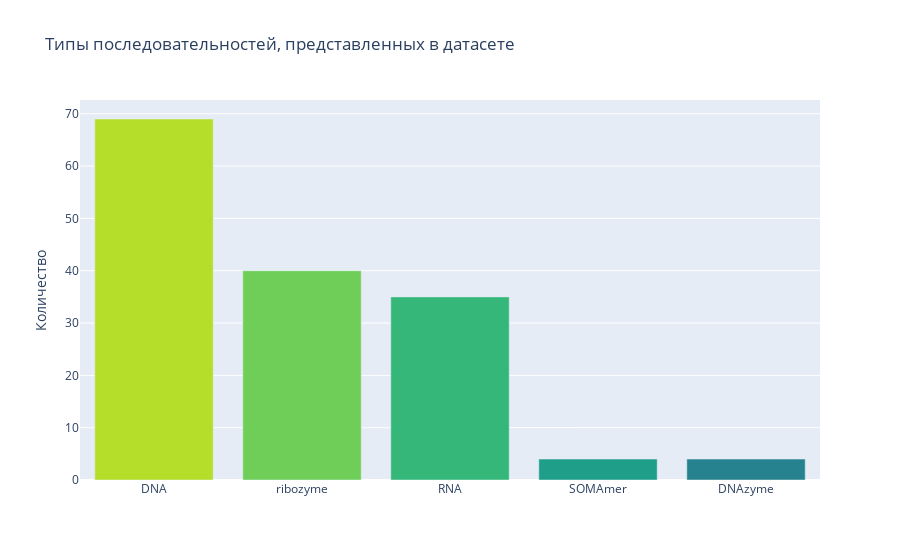

The notebook cell saved with this chart:
### Code cell
plot_bar(df, 'Type', "Типы последовательностей, представленных в датасете", colors)

### Figure 1 — Plotly figure (JSON) as saved in the notebook; plotly's stock layout.template omitted (floating-point values rounded to 4 significant figures)
{"data": [{"alignmentgroup": "True", "hovertemplate": "color=DNA<br>=%{x}<br>Количество=%{y}<extra></extra>", "legendgroup": "DNA", "marker": {"color": "#b5de2b", "pattern": {"shape": ""}}, "name": "DNA", "offsetgroup": "DNA", "orientation": "v", "showlegend": true, "textposition": "auto", "type": "bar", "x": ["DNA"], "xaxis": "x", "y": [69], "yaxis": "y"}, {"alignmentgroup": "True", "hovertemplate": "color=ribozyme<br>=%{x}<br>Количество=%{y}<extra></extra>", "legendgroup": "ribozyme", "marker": {"color": "#6ece58", "pattern": {"shape": ""}}, "name": "ribozyme", "offsetgroup": "ribozyme", "orientation": "v", "showlegend": true, "textposition": "auto", "type": "bar", "x": ["ribozyme"], "xaxis": "x", "y": [40], "yaxis": "y"}, {"alignmentgroup": "True", "hovertemplate": "color=RNA<br>=%{x}<br>Количество=%{y}<extra></extra>", "legendgroup": "RNA", "marker": {"color": "#35b779", "pattern": {"shape": ""}}, "name": "RNA", "offsetgroup": "RNA", "orientation": "v", "showlegend": true, "textposition": "auto", "type": "bar", "x": ["RNA"], "xaxis": "x", "y": [35], "yaxis": "y"}, {"alignmentgroup": "True", "hovertemplate": "color=SOMAmer<br>=%{x}<br>Количество=%{y}<extra></extra>", "legendgroup": "SOMAmer", "marker": {"color": "#1f9e89", "pattern": {"shape": ""}}, "name": "SOMAmer", "offsetgroup": "SOMAmer", "orientation": "v", "showlegend": true, "textposition": "auto", "type": "bar", "x": ["SOMAmer"], "xaxis": "x", "y": [4], "yaxis": "y"}, {"alignmentgroup": "True", "hovertemplate": "color=DNAzyme<br>=%{x}<br>Количество=%{y}<extra></extra>", "legendgroup": "DNAzyme", "marker": {"color": "#26828e", "pattern": {"shape": ""}}, "name": "DNAzyme", "offsetgroup": "DNAzyme", "orientation": "v", "showlegend": true, "textposition": "auto", "type": "bar", "x": ["DNAzyme"], "xaxis": "x", "y": [4], "yaxis": "y"}], "layout": {"barmode": "relative", "legend": {"title": {"text": "color"}, "tracegroupgap": 0}, "showlegend": false, "title": {"text": "Типы последовательностей, представленных в датасете"}, "xaxis": {"anchor": "y", "domain": [0, 1], "title": {"text": ""}}, "yaxis": {"anchor": "x", "domain": [0, 1], "title": {"text": "Количество"}}}}
